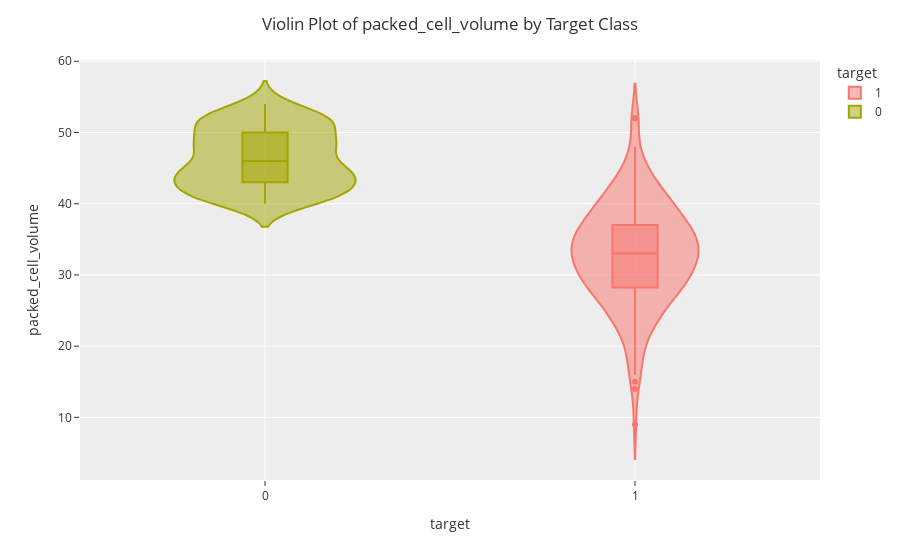

Write notebook code for a chart like this one.
### Code cell
violin('packed_cell_volume')

### Figure 1 — Plotly figure (JSON) as saved in the notebook; plotly's stock layout.template omitted (floating-point values rounded to 4 significant figures; data arrays with more than 128 entries replaced by an {"elided": "..."} marker saying what was removed)
{"data": [{"alignmentgroup": "True", "box": {"visible": true}, "hovertemplate": "target=%{x}<br>packed_cell_volume=%{y}<extra></extra>", "legendgroup": "1", "marker": {"color": "#F8766D"}, "name": "1", "offsetgroup": "1", "orientation": "v", "scalegroup": "True", "showlegend": true, "type": "violin", "x": {"elided": "250 int values"}, "x0": " ", "xaxis": "x", "y": {"elided": "250 float values"}, "y0": " ", "yaxis": "y"}, {"alignmentgroup": "True", "box": {"visible": true}, "hovertemplate": "target=%{x}<br>packed_cell_volume=%{y}<extra></extra>", "legendgroup": "0", "marker": {"color": "#A3A500"}, "name": "0", "offsetgroup": "0", "orientation": "v", "scalegroup": "True", "showlegend": true, "type": "violin", "x": {"elided": "150 int values"}, "x0": " ", "xaxis": "x", "y": {"elided": "150 float values"}, "y0": " ", "yaxis": "y"}], "layout": {"legend": {"title": {"text": "target"}, "tracegroupgap": 0}, "margin": {"t": 60}, "title": {"text": "Violin Plot of packed_cell_volume by Target Class"}, "violinmode": "overlay", "xaxis": {"anchor": "y", "categoryarray": [1, 0], "categoryorder": "array", "domain": [0, 1], "title": {"text": "target"}}, "yaxis": {"anchor": "x", "domain": [0, 1], "title": {"text": "packed_cell_volume"}}}}
